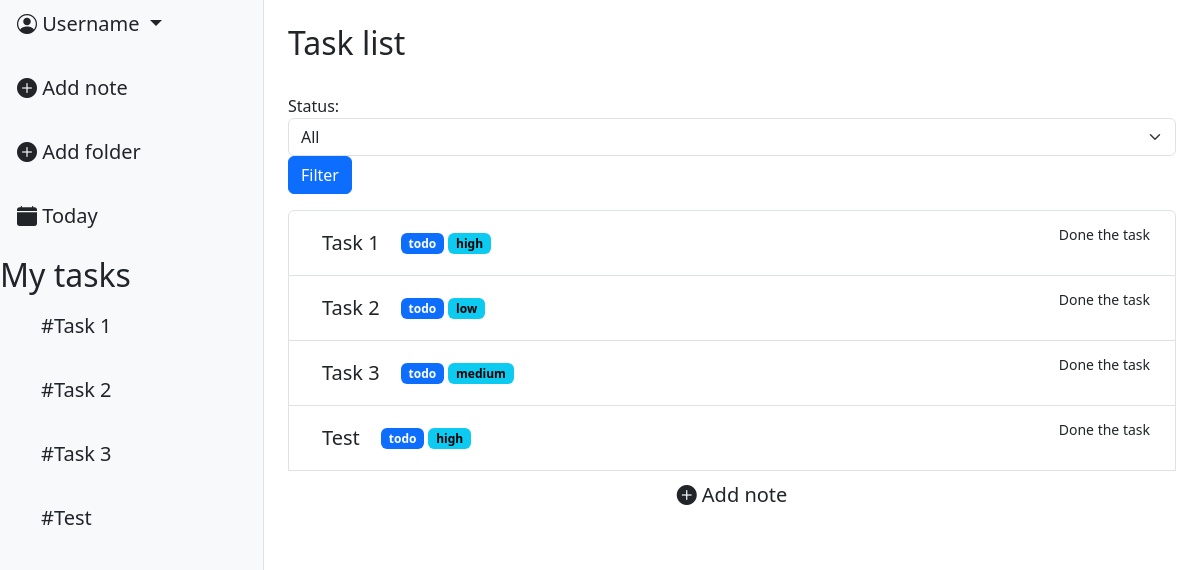
The app's page /, older data.
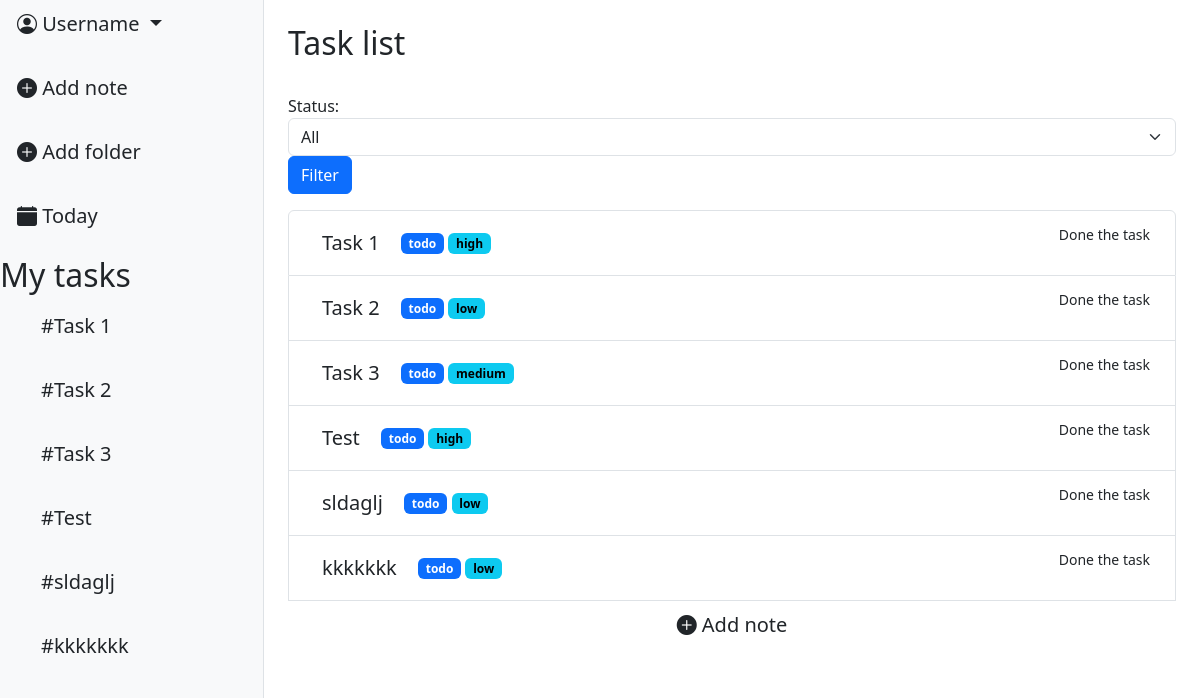
The same page, newer data.
### task_app/models.py (models this page shows, shortened)
class Task(models.Model):
    STATUS_CHOICES = [
        ("todo", "To Do"),
        ("in_progress", "In progress"),
        ("done", "Done"),
                ]
    PRIORITY_CHOICES = [
        ("low", "Low"),
        ("medium", "Medium"),
        ("high", "High"),
                ]
    title = models.CharField(max_length=256)
    description = models.TextField()
    status = models.CharField(max_length=20, choices=STATUS_CHOICES, default="todo")
    priority = models.CharField(max_length=20, choices=PRIORITY_CHOICES, default="low")
    due_date = models.DateField(null=True, blank=True)
    creator = models.ForeignKey(User, on_delete=models.CASCADE, related_name="trasks")
    folder = models.ForeignKey(
                Folder,
                on_delete=models.CASCADE,
                related_name="tasks_rel",
                null=True,
                blank=True,)

### task_app/views.py (the view)
# urls.py: path('', views.TaskListView.as_view(), name="task_list"),
class TaskListView(ListView):
    model = models.Task
    context_object_name = "tasks"
    template_name = "tasks/task_list.html"
    def get_queryset(self):
        queryset = super().get_queryset()
        status = self.request.GET.get("status", "")
        if status:
            queryset = queryset.filter(status=status)
        return queryset
    def get_context_data(self, **kwargs):
        context = super().get_context_data(**kwargs)
        context["form"] = TaskFilterForm(self.request.GET)
        return context

### task_app/forms.py
class TaskFilterForm(forms.Form):
    STATUS_CHOICES = [
    ("", "All"),
    ("todo", "To Do"),
    ("in_progress", "In progress"),
    ("done", "Done"),
    ]
    status = forms.ChoiceField(choices=STATUS_CHOICES, required=False, label="Status")
    def __init__(self, *args, **kwargs):
        super(TaskFilterForm, self).__init__(*args, **kwargs)
        self.fields['status'].widget.attrs.update({"class": "form-select"})

### templates/tasks/task_list.html (shortened to what this page needs)
{% extends 'base.html' %}
{% block content %}
<div class="d-flex">
    <div class="bg-light border-end" style="width: 22%; min-height: 100vh;">
        <div class="dropdown-center mb-3">
            <button class="btn btn-lg dropdown-toggle" type="button" data-bs-toggle="dropdown" aria-expanded="false">
                <i class="bi bi-person-circle"></i> Username
            </button>
        </div>
        <div class="d-flex flex-column align-items-start gap-3">
            <a class="btn btn-lg" href="{% url 'tasks:task-create' %}">
                <i class="bi bi-plus-circle-fill"></i> Add note
            </a>
            <a class="btn btn-lg" href="#">
                <i class="bi bi-plus-circle-fill"></i> Add folder
            </a>
            <a class="btn btn-lg" href="#">
                <i class="bi bi-calendar-fill"></i> Today
            </a>
            <h2>My tasks</h2>
        </div>
        <div class="d-flex flex-column align-items-start gap-3 ps-4">
            {% for task in tasks %}
                <a class="btn btn-lg" href="{% url 'tasks:task_detail' task.pk %}">#{{ task.title }}</a>
            {% endfor%}
        </div>
    </div>
    <div class="flex-grow-1 p-4" >
        <h2>Task list</h2>
        <br>
        <form method="get" class="form-inline mb-3">
            {{ form.status.label_tag }}
            {{ form.status}}
            <button type="submit" class="btn btn-primary ml-2">Filter</button>
        </form>
        <ul class="list-group">
            {% for task in tasks %}
            <li class="list-group-item d-flex justify-content-between aling-items-center">
                <div>
                    <a class="btn btn-lg" href="{% url 'tasks:task_detail' task.pk %}">{{ task.title }}</a>
                    <span class="badge text-bg-primary">{{ task.status }}</span>
                    <span class="badge text-bg-info">{{ task.priority }}</span>
                </div>
                <form action="{% url 'tasks:task-complete' task.pk %}" method="post">
                    <button type="submit" class="btn btn-margin btn-sm">Done the task</button>
                </form>
            </li>
            {% empty %}
            <li class="list-group-item">Tasks not found</li>
            {% endfor %}
            <a class="btn btn-lg" href="{% url 'tasks:task-create' %}">
                    <i class="bi bi-plus-circle-fill"></i> Add note
                </a>
        </ul>
    </div>
</div>
{% endblock %}

Row changes from the older to the newer data that the page shows:
added Task: title "sldaglj", status "todo", priority "low"
added Task: title "kkkkkkk", status "todo", priority "low"
